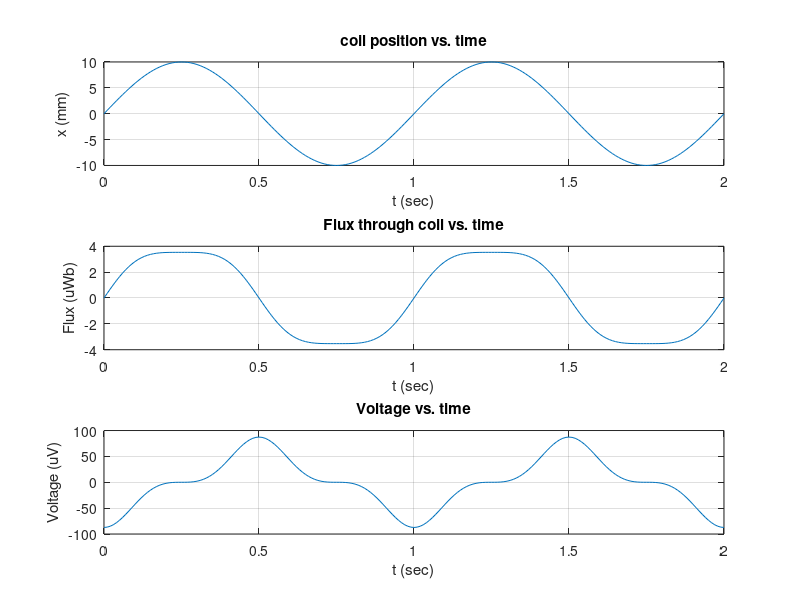

This chart was generated by the following MATLAB code:
%   Electromagnetic Coil Power Calculator
%   Calculates the power produced by a coil moving through a changing magnetic field
%   Coil coordinates are from the center of the coil
%   Damon Printz
%   7/3/2018

clc; clear; close all;
% coil dimensions (rectangular type)
coil_N = 99; % number of turns of wire
wire_awg = 18; % wire gauge

coil_W = 1; % innner width of the coil, perpendicular to motion [mm]
coil_L = 15; % inner length of the coil, parallel with motion [mm]

coil_H = 10; % maximum coil height (mm)
% coil material properties
wire_resistivity = 1.7E-8; % ohms/meter
% wire outputs
wire_d = 0.127 * 92^((36-wire_awg)/39); % calculate wire diameter from gauge (mm)

n_wraps_axial = floor(coil_H/wire_d); % how many wraps moving upward axially
n_wraps_radial = ceil(coil_N/n_wraps_axial); % how many wraps moving outward radially

coil_T = n_wraps_radial*wire_d*sin(pi/3); % hexagonally packed thickness of coil

coil_T_to_H = coil_T / coil_H; % thickness to height ratio
fprintf('coil wrap thickness/height = %.2f\n',coil_T_to_H)

wire_length = 2*coil_N*(coil_L+coil_T+coil_W); % get coil wire length
coil_R = wire_resistivity*1000*wire_length*4/(pi*wire_d^2);
fprintf('wire length = %.1f m\n',wire_length/1000)
fprintf('coil resistance = %f ohms\n',coil_R)

% The magnetic field density can be described by a sinusoid when magnets
% of alternating polarity are stacked one after the other. The coil can
% be positioned between these magnets to take advantage of the magnetic
% field.  Below are the magnetic field function constants.
B_amplitude = 0.3;   % maximum flux density (T)
B_offset = 0;        % position offset (mm)
magnet_length = 20;  % single magnet length plus spacing to the next one (mm)
% The magnetic flux through the coil rectangle centered at coordinate x
% is equivalent to the following function:
% phi_B = -coil_W*B_amplitude*magnet_length/pi*cos(pi/magnet_length*x){from x - coil_L/2 to x + coil_L/2)

% If x(t) is a sinusoidal function, given by these characteristics:
x_freq = 1;      % frequency of the response (Hz)
x_amplitude = 10; % amplitude of motion (mm)
x_offset = 0;     % offset from original equation

x_period = 1/x_freq;  % period of the response (sec)
t = [0:x_period/100:x_period*2]; % t values
x_t = x_amplitude.*sin(t.*(2*pi/x_period)); % position vs. time
dx_dt = x_amplitude.*(x_period/(2*pi)).*cos(t.*(2*pi/x_period)); % velocity vs. time
x1_t = x_t + coil_L/2; % rightmost coil edge coordinate
x0_t = x_t - coil_L/2; % leftmost coil edge coordinate

% flux with respect to time
phi_B = -coil_W*B_amplitude*magnet_length/pi.*(cos(pi/magnet_length.*x1_t)-cos(pi/magnet_length.*x0_t));
% flux changing with respect to time
dphiB_dt = (coil_W*B_amplitude).*dx_dt.*(sin((pi/magnet_length).*x1_t)-sin((pi/magnet_length).*x0_t));
EMF = -coil_N .* dphiB_dt;

figure 
subplot(3,1,1)
plot(t,x_t)
title('coil position vs. time')
xlabel('t (sec)')
ylabel('x (mm)')
grid

subplot(3,1,2)
plot(t, phi_B);
title('Flux through coil vs. time')
xlabel('t (sec)')
ylabel('Flux (uWb)')
grid

subplot(3,1,3)
plot(t,EMF)
title('Voltage vs. time')
xlabel('t (sec)')
ylabel('Voltage (uV)')
grid


%{

% magnetic field inputs
% Describes the static magnetic field in terms of a flux density per unit width
% Surprisingly, magnets stacked one on top of the other in alternating pairs
% actually mimic a sinusoidal function
B_amplitude = 0.3; % maximum flux density per unit width (T/mm)
B_phase = 0; % position offset (mm)
B_period = 35;  % width between any magnet pair

% The static magnetic field function appears as follows:
% B_func = B_amplitude * cos(2*pi*(x-B_phase)/B_period);

% The net magnetic flux through any surface is a function of its position
% within the repeating magnetic field, and is equal to the closed loop
% integral of the rectangular surface and the field normal to the surface
% The coil "center" coordinate is at 
x_0 = -0.5 * coil_W;
x_1 = 0.5 * coil_W;
B_int = B_amplitude * B_period / (2*pi) * (sin(2*pi*x_1/B_period)-sin(2*pi*x_0/B_period));

magnetic_flux = B_int * coil_W * 0.001; % get flux density in Webers

fprintf('Total magnetic flux = %f [Wb]\n',magnetic_flux)

% now calculate EMF as a function of t
% If position is described by a sine wave, where x(t) = A*sin(t/Period), 
% then dx/dt = A * Period * cos(t/Period)
% 

%}










